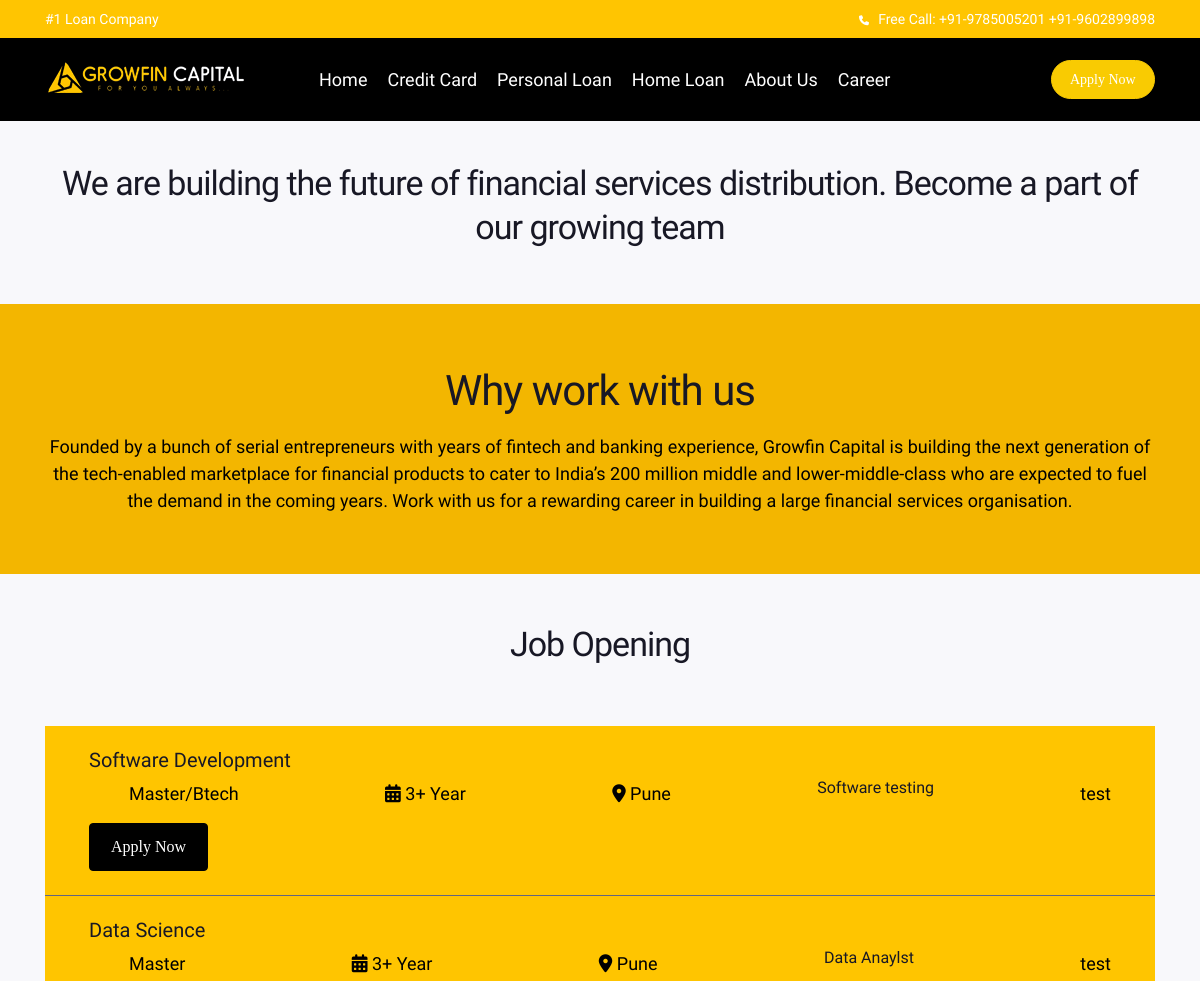
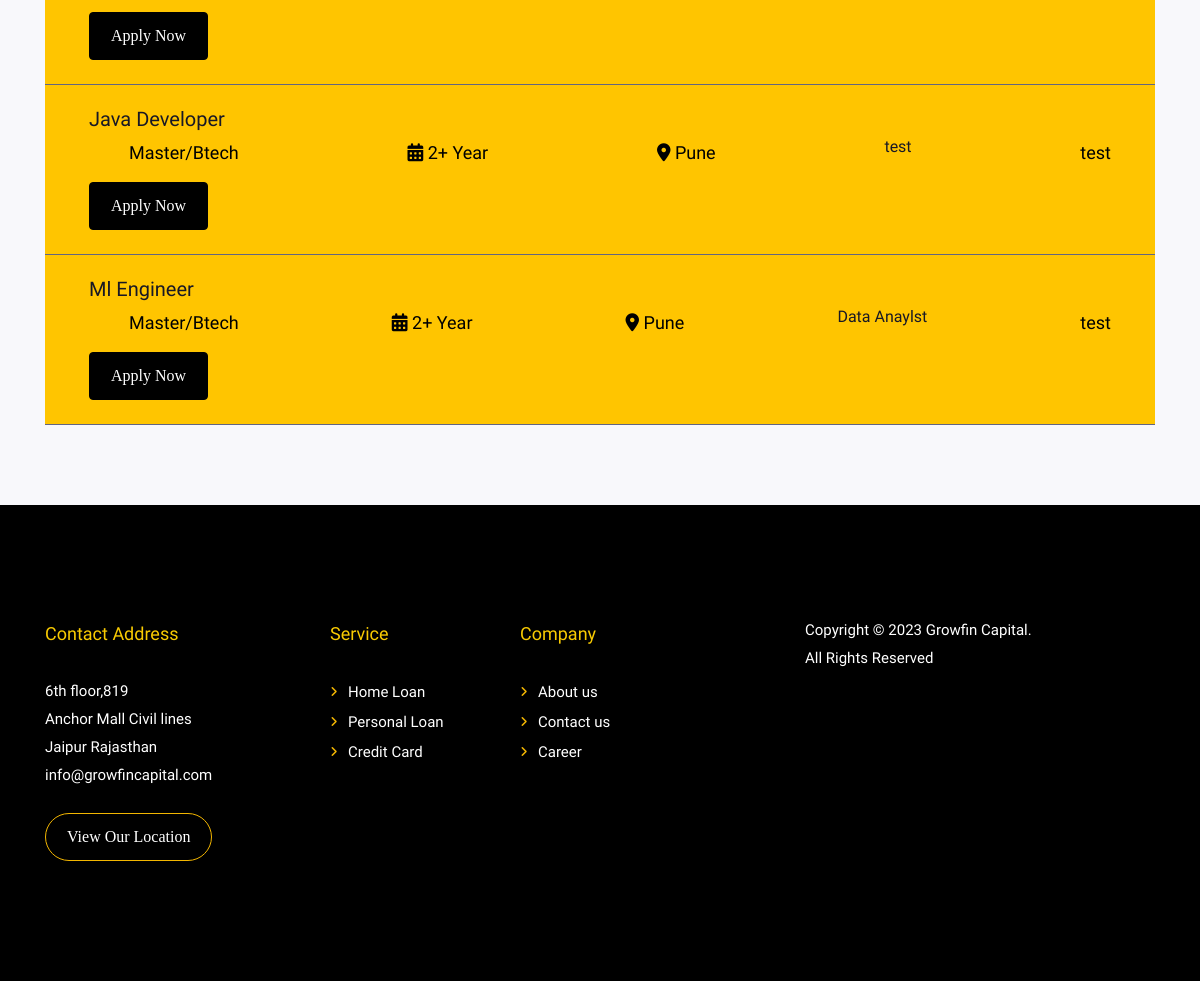
The app's page /carrer/ with its own data (2 pictures, top to bottom).
### contact/models/jobs.py (models this page shows)
class Jobs(models.Model):
    Job_Title = models.CharField(max_length = 100)
    Education_Requriement = models.CharField(max_length = 200)
    Experience_Requriement = models.IntegerField(default = 0)
    Job_Location = models.CharField(max_length =100)
    Job_summary = models.CharField(max_length = 100)
    Details = models.TextField(default = ' ')
    Principal_Responsibilities = models.TextField(default = ' ')
    def get_jobs():
        return Jobs.objects.all()

### contact/views.py (the view, shortened to what this page needs)
# urls.py: path("carrer/",views.carrer),
def carrer(request):
    career = Jobs.get_jobs()
    dicts = {
        'career':career
    }
    return render(request,"career.html",dicts)

### Template/career.html (shortened to what this page needs)
<!doctype html>
<html lang="en">
<head>
    <link rel="stylesheet" href="/static/css/bootstrap.min.css">
    <link rel="stylesheet" href="/static/fonts/circular-std/style.css">
    <link rel="stylesheet" href="/static/fonts/icon-font/font-styles.css">
    <link rel="stylesheet" href="https://cdnjs.cloudflare.com/ajax/libs/font-awesome/6.3.0/css/all.min.css"
 />
    <link href="/static/css/owl.carousel.css" type="text/css" rel="stylesheet">
    <link href="/static/css/owl.theme.default.css" type="text/css" rel="stylesheet">
    <link href="/static/css/slick.css" type="text/css" rel="stylesheet">
    <link href="/static/css/slick-theme.css" type="text/css" rel="stylesheet">
    <link rel="stylesheet" href="/static/css/style.css">
</head>
<body>
    <div class="header-classic ">
        <div class="top-header">
            <div class="container">
                <div class="row d-flex justify-content-between">
                    <div
                        class="col-xl-5 col-lg-5 col-md-5 col-sm-12 col-12 d-none d-xl-block d-lg-block d-md-block order-1">
                        <p>#1 Loan Company </p>
                    </div>
                    <div class="col-xl-7 col-lg-7 col-md-7 col-sm-12 col-12 order-12">
                        <div class="d-flex justify-content-end">
                            <div class="">
                                <ul class="list-unstyled">
                                    <li><i class="fa fa-phone fa-fw mr-2 "></i>Free Call: <a
                                            href="whatsapp://send?text=Hello World!&phone=+919785005201"
                                            style="color:#fff" target="_blank">+91-9785005201</a>
                                        <a href="whatsapp://send?text=Hello World!&phone=+919602899898"
                                            style="color:#fff" target="_blank">+91-9602899898</a>
                                    </li>
                                </ul>
                            </div>
                        </div>
                    </div>
                </div>
            </div>
        </div>
        <div class="container">
            <div class="row">
                <div class="col-xl-12 col-lg-12 col-md-12 col-sm-12 col-12">
                    <nav class="navbar navbar-expand-lg navbar-classic ">
                        <a class="navbar-brand" href="./"> <img src="/static/images/logo-loan.png" alt="logo"></a>
                        <div class="collapse navbar-collapse" id="navbar-classic">
                            <ul class="navbar-nav  mt-2 mt-lg-0 mr-xl-3 ml-xl-5">
                                <li class="nav-item">
                                    <a class="nav-link" href="/">Home</a>
                                </li>
                                <li class="nav-item">
                                    <a class="nav-link" href="/credit">Credit Card</a>
                                </li>
                                <li class="nav-item">
                                    <a class="nav-link" href="">Personal Loan</a>
                                </li>
                                <li class="nav-item">
                                    <a class="nav-link" href="">Home Loan</a>
                                </li>
                                <li class="nav-item">
                                    <a class="nav-link" href="/about">About Us</a>
                                </li>
                                <li class="nav-item">
                                    <a class="nav-link" href="/carrer">Career</a>
                                </li>
                            </ul>
                            <a href="#contactform" class="btn btn-brand btn-rounded btn-sm ml-auto">Apply Now</a>
                        </div>
                    </nav>
                </div>
            </div>
        </div>
    </div>
<div class="container">
    <div class="about-head">
        <h2>We are building the future of financial services distribution. Become a part of our growing team</span></h2>
    </div>
</div>
<div class="about-banner">
    <div class="container ab-ban">
        <h1>Why work with us</h1>
        <p>Founded by a bunch of serial entrepreneurs with years of fintech and banking experience, Growfin Capital is building
            the next generation of the tech-enabled marketplace for financial products to cater to India’s 200 million
            middle and lower-middle-class who are expected to fuel the demand in the coming years. Work with us for a
            rewarding career in building a large financial services organisation.</p>
    </div>
</div>
<div class="container ">
    <div class="row mt-5">
        <div class="offset-xl-3 col-xl-6 offset-lg-2 col-lg-8 col-md-12 col-sm-12 col-12">
            <div class="section-heading text-center">
                <h2 class="section-heading-title">Job Opening</h2>
            </div>
        </div>
    </div>
    <div class="row">
        <div class="col-12">
            <div class="custom-list list-group">
                {% for c in career%}
                <div class="list-job flex-column  align-items-start">
                    <h4 class="custom-list-title">{{c.Job_Title}}</h4>
                    <ul class="job-detail">
                        <li>{{c.Education_Requriement}}</li>
                        <li><i class="fa-solid fa-calendar-days"></i> {{c.Experience_Requriement}}+ Year</li>
                        <li><i class="fa-sharp fa-solid fa-location-dot"></i> {{c.Job_Location}}</li>
                        <h5 class="custom-list-title">{{c.Job_summary}}</h5>
                        <p>{{c.Details}}</p>
                    </ul>
                    <button type="button" class="btn btn-job-apply" data-toggle="modal"
                    data-target="#exampleModalCenter">
                    Apply Now
                </button>
                </div>
                {% endfor  %}
            </div>
        </div>
    </div>
</div>
    <div class="footer">
        <div class="container">
            <div class="row">
                <div class="col-xl-3 col-lg-3 col-md-4 col-sm-12 col-12">
                    <div class="footer-widget">
                        <h3 class="footer-widget-title">
                            Contact Address
                        </h3>
                        <p class="mb-0">6th floor,819<br> Anchor Mall Civil lines  <br></p>
                        <p class="mb-0"> Jaipur Rajasthan</p>
                        <p class="mb-4"><a href="mailto:info@growfincapital.com" style="color:#fff">info@growfincapital.com</a> </p>
                        <a href="https://goo.gl/maps/y8VZmk7vsvZRMzW19" class="btn btn-rounded location-btn">View Our Location</a>
                    </div>
                </div>
                <div class="col-xl-2 col-lg-2 col-md-4 col-sm-6 col-6">
                    <div class="footer-widget">
                        <h3 class="footer-widget-title">
                           Service
                        </h3>
                        <ul class="list-unstyled angle-right">
                            <li><a href="./#services">Home Loan</a></li>
                            <li><a href="./#services">Personal Loan</a></li>
                            <li><a href="credit-card.php">Credit Card</a></li>
                        </ul>
                    </div>
                </div>
                <div class="col-xl-2 col-lg-2 col-md-4 col-sm-4 col-4">
                    <div class="footer-widget">
                        <h3 class="footer-widget-title">
                            Company
                        </h3>
                        <ul class="list-unstyled angle-right">
                            <li><a href="about.php">About us </a></li>
                            <li><a href="#contactform">Contact us</a></li>
                            <li><a href="career.php">Career</a></li>
                        </ul>
                    </div>
                </div>
                <div class="offset-xl-1 col-xl-4 offset-lg-1 col-lg-4 col-md-12 col-sm-12 col-12">
                    <div class="footer-widget">
                    <div class="row">
                <div class=" col-12 ">
                </div>
                <div class=" col-12 ">
                    <ul class="list-unstyled">
                        <li class="mr-3">Copyright © 2023 Growfin Capital.</li>
                        <li><a href="./">All Rights Reserved</a></li>
                    </ul>
                </div>
            </div>
                    </div>
                </div>
            </div>
        </div>
    </div>
</body>
</html>

### records on screen
Jobs: Job_Title "Software Development", Education_Requriement "Master/Btech", Experience_Requriement "3", Job_Location "Pune", Job_summary "Software testing", Details "test"
Jobs: Job_Title "Data Science", Education_Requriement "Master", Experience_Requriement "3", Job_Location "Pune", Job_summary "Data Anaylst", Details "test"
Jobs: Job_Title "Java Developer", Education_Requriement "Master/Btech", Experience_Requriement "2", Job_Location "Pune", Job_summary "test", Details "test"
Jobs: Job_Title "Ml Engineer", Education_Requriement "Master/Btech", Experience_Requriement "2", Job_Location "Pune", Job_summary "Data Anaylst", Details "test"
